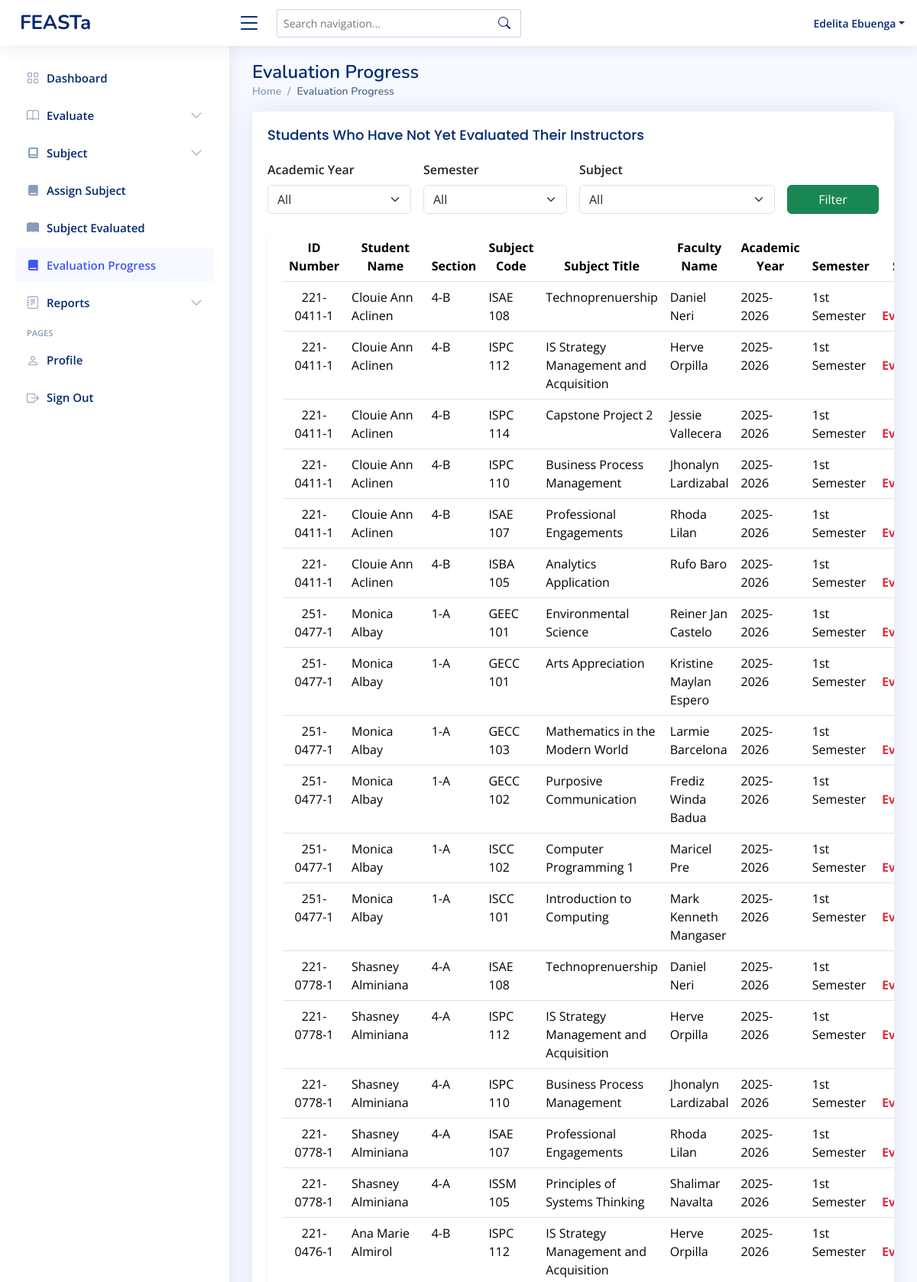
The page /admin-evaluationprogress.php (signed in, upper part) on the database its author committed.
### tables this page shows
CREATE TABLE `student_subject` (
  `idnumber` int(11) NOT NULL,
  `student_id` varchar(11) NOT NULL,
  `subject_code` varchar(11) NOT NULL,
  `academic_year` varchar(9) DEFAULT NULL,
  `semester` varchar(20) DEFAULT NULL,
  `faculty_id` varchar(11) DEFAULT NULL,
  `admin_id` varchar(50) DEFAULT NULL
);

CREATE TABLE `student` (
  `idnumber` varchar(11) NOT NULL,
  `first_name` varchar(50) NOT NULL,
  `mid_name` varchar(50) NOT NULL,
  `last_name` varchar(50) NOT NULL,
  `password` varchar(255) NOT NULL,
  `college` varchar(255) NOT NULL,
  `program` varchar(255) DEFAULT NULL,
  `section` varchar(11) NOT NULL,
  `role` varchar(50) NOT NULL DEFAULT 'student'
);

CREATE TABLE `subject` (
  `idnumber` int(11) NOT NULL,
  `code` varchar(11) NOT NULL,
  `title` varchar(255) NOT NULL,
  `faculty_id` varchar(11) DEFAULT NULL,
  `admin_id` varchar(11) DEFAULT NULL,
  `college` varchar(255) DEFAULT NULL,
  `program` varchar(255) DEFAULT NULL
);

### admin-evaluationprogress.php (the view, shortened to what this page needs)
<?php
include 'conn/conn.php';
$admin_id = $_SESSION['idnumber'];
$dept_query = $conn->prepare("SELECT college_name FROM admin_college WHERE admin_idnumber = ?");
$dept_query->bind_param("s", $admin_id);
$dept_query->execute();
$dept_result = $dept_query->get_result();
$college = [];
while ($row = $dept_result->fetch_assoc()) {
  $college[] = $row['college_name'];
}
$sql = "
SELECT
    s.idnumber AS student_id,
    CONCAT(s.first_name, ' ', s.last_name) AS student_name,
    s.college AS student_college,
    s.section AS student_section,
    subj.code AS subject_code,
    subj.title AS subject_title,
    f.idnumber AS faculty_id,
    CONCAT(f.first_name, ' ', f.last_name) AS faculty_name,
    ss.academic_year,
    ss.semester
FROM student_subject ss
INNER JOIN student s ON s.idnumber = ss.student_id
INNER JOIN subject subj ON subj.code = ss.subject_code
INNER JOIN faculty f ON f.idnumber = ss.faculty_id
LEFT JOIN evaluation e
    ON e.student_id = ss.student_id
    AND e.faculty_id = ss.faculty_id
    AND e.subject_code = ss.subject_code
    AND e.academic_year = ss.academic_year
    AND e.semester = ss.semester
WHERE e.id IS NULL
  AND s.college IN ('" . implode("','", $college) . "')  /* ✅ Only show students in admin’s college */
";
$sql .= " ORDER BY s.last_name, s.first_name ASC";
$result = mysqli_query($conn, $sql);
?>
<!DOCTYPE html>
<html lang="en">
<head>
  <?php include 'head.php' ?>
</head>
<body>
  <?php include 'admin-header.php'; ?>
  <?php include 'admin-sidebar.php'; ?>
  <main id="main" class="main">
    <div class="pagetitle">
      <h1>Evaluation Progress</h1>
      <nav>
        <ol class="breadcrumb">
          <li class="breadcrumb-item"><a href="admin-dashboard.php">Home</a></li>
          <li class="breadcrumb-item active">Evaluation Progress</li>
        </ol>
      </nav>
    </div>
    <section class="section dashboard">
      <div class="card">
        <div class="card-body table-responsive">
          <h5 class="card-title">Students Who Have Not Yet Evaluated Their Instructors</h5>
          <form method="get" class="row g-3 mb-4">
            <div class="col-md-3">
              <label for="year" class="form-label fw-semibold">Academic Year</label>
              <select class="form-select" name="year" id="year">
                <option value="All">All</option>
              </select>
            </div>
            <div class="col-md-3">
              <label for="semester" class="form-label fw-semibold">Semester</label>
              <select class="form-select" name="semester" id="semester">
                <option value="All">All</option>
              </select>
            </div>
            <div class="col-md-4">
              <label for="subject" class="form-label fw-semibold">Subject</label>
              <select class="form-select" name="subject" id="subject">
                <option value="All">All</option>
              </select>
            </div>
            <div class="col-md-2 d-flex align-items-end">
              <button type="submit" class="btn btn-success w-100">Filter</button>
            </div>
          </form>
          <div class="card shadow-sm">
            <div class="card-body">
              <table class="table datatable table-hover">
                <thead class="table text-center">
                  <tr>
                    <th>ID Number</th>
                    <th>Student Name</th>
                    <th>Section</th>
                    <th>Subject Code</th>
                    <th>Subject Title</th>
                    <th>Faculty Name</th>
                    <th>Academic Year</th>
                    <th>Semester</th>
                    <th>Status</th>
                  </tr>
                </thead>
                <tbody>
                  <?php
                  if (mysqli_num_rows($result) > 0) {
                    while ($row = mysqli_fetch_assoc($result)) {
                      echo "<tr>
                              <td class='text-center'>{$row['student_id']}</td>
                              <td>{$row['student_name']}</td>
                              <td>{$row['student_section']}</td>
                              <td>{$row['subject_code']}</td>
                              <td>{$row['subject_title']}</td>
                              <td>{$row['faculty_name']}</td>
                              <td>{$row['academic_year']}</td>
                              <td>{$row['semester']}</td>
                              <td class='text-danger fw-bold text-center'>Not Evaluated</td>
                            </tr>";
                    }
                  } else {
                    echo "<tr><td colspan='9' class='text-center text-muted'>All students have completed their evaluations.</td></tr>";
                  }
                  ?>
                </tbody>
              </table>
            </div>
          </div>
        </div>
      </div>
    </section>
  </main>
</body>
</html>

### assets/css/style.css (style rules this page uses)
:root { scroll-behavior: smooth; }
body { font-family: "Open Sans", sans-serif; background: #f6f9ff; color: #444444; }
a { color: #4154f1; text-decoration: none; }
h1, h2, h3, h4, h5, h6 { font-family: "Nunito", sans-serif; }
#main { margin-top: 60px; padding: 20px 30px; transition: all 0.3s; }
.pagetitle { margin-bottom: 10px; }
.pagetitle h1 { font-size: 24px; margin-bottom: 0; font-weight: 600; color: #012970; }
.card { margin-bottom: 30px; border: none; border-radius: 5px; box-shadow: 0px 0 30px rgba(1, 41, 112, 0.1); }
.card-title { padding: 20px 0 15px 0; font-size: 18px; font-weight: 500; color: #012970; font-family: "Poppins", sans-serif; }
.card-body { padding: 0 20px 20px 20px; }
.breadcrumb { font-size: 14px; font-family: "Nunito", sans-serif; color: #899bbd; font-weight: 600; }
.breadcrumb a { color: #899bbd; transition: 0.3s; }
.breadcrumb .breadcrumb-item::before { color: #899bbd; }
.breadcrumb .active { color: #51678f; font-weight: 600; }
@media (min-width: 1200px) { #main, #footer { margin-left: 300px; } }

### rows shown on the page
student_subject: student.idnumber "221- 0411-1", student_name "Clouie Ann Aclinen", student.section "4-B", subject.code "ISAE 108", subject.title "Technoprenuership", faculty_name "Daniel Neri", academic_year "2025-2026", semester "1st Semester"
student_subject: student.idnumber "221- 0411-1", student_name "Clouie Ann Aclinen", student.section "4-B", subject.code "ISPC 112", subject.title "IS Strategy Management and Acquisition", faculty_name "Herve Orpilla", academic_year "2025-2026", semester "1st Semester"
student_subject: student.idnumber "221- 0411-1", student_name "Clouie Ann Aclinen", student.section "4-B", subject.code "ISPC 114", subject.title "Capstone Project 2", faculty_name "Jessie Vallecera", academic_year "2025-2026", semester "1st Semester"
student_subject: student.idnumber "221- 0411-1", student_name "Clouie Ann Aclinen", student.section "4-B", subject.code "ISPC 110", subject.title "Business Process Management", faculty_name "Jhonalyn Lardizabal", academic_year "2025-2026", semester "1st Semester"
student_subject: student.idnumber "221- 0411-1", student_name "Clouie Ann Aclinen", student.section "4-B", subject.code "ISAE 107", subject.title "Professional Engagements", faculty_name "Rhoda Lilan", academic_year "2025-2026", semester "1st Semester"
student_subject: student.idnumber "221- 0411-1", student_name "Clouie Ann Aclinen", student.section "4-B", subject.code "ISBA 105", subject.title "Analytics Application", faculty_name "Rufo Baro", academic_year "2025-2026", semester "1st Semester"
student_subject: student.idnumber "251-0477-1", student_name "Monica Albay", student.section "1-A", subject.code "GEEC 101", subject.title "Environmental Science", faculty_name "Reiner Jan Castelo", academic_year "2025-2026", semester "1st Semester"
student_subject: student.idnumber "251-0477-1", student_name "Monica Albay", student.section "1-A", subject.code "GECC 101", subject.title "Arts Appreciation", faculty_name "Kristine Maylan Espero", academic_year "2025-2026", semester "1st Semester"
student_subject: student.idnumber "251-0477-1", student_name "Monica Albay", student.section "1-A", subject.code "GECC 103", subject.title "Mathematics in the Modern World", faculty_name "Larmie Barcelona", academic_year "2025-2026", semester "1st Semester"
student_subject: student.idnumber "251-0477-1", student_name "Monica Albay", student.section "1-A", subject.code "GECC 102", subject.title "Purposive Communication", faculty_name "Frediz Winda Badua", academic_year "2025-2026", semester "1st Semester"
student_subject: student.idnumber "251-0477-1", student_name "Monica Albay", student.section "1-A", subject.code "ISCC 102", subject.title "Computer Programming 1", faculty_name "Maricel Pre", academic_year "2025-2026", semester "1st Semester"
student_subject: student.idnumber "251-0477-1", student_name "Monica Albay", student.section "1-A", subject.code "ISCC 101", subject.title "Introduction to Computing", faculty_name "Mark Kenneth Mangaser", academic_year "2025-2026", semester "1st Semester"
student_subject: student.idnumber "221-0778-1", student_name "Shasney Alminiana", student.section "4-A", subject.code "ISAE 108", subject.title "Technoprenuership", faculty_name "Daniel Neri", academic_year "2025-2026", semester "1st Semester"
student_subject: student.idnumber "221-0778-1", student_name "Shasney Alminiana", student.section "4-A", subject.code "ISPC 112", subject.title "IS Strategy Management and Acquisition", faculty_name "Herve Orpilla", academic_year "2025-2026", semester "1st Semester"
student_subject: student.idnumber "221-0778-1", student_name "Shasney Alminiana", student.section "4-A", subject.code "ISPC 110", subject.title "Business Process Management", faculty_name "Jhonalyn Lardizabal", academic_year "2025-2026", semester "1st Semester"
student_subject: student.idnumber "221-0778-1", student_name "Shasney Alminiana", student.section "4-A", subject.code "ISAE 107", subject.title "Professional Engagements", faculty_name "Rhoda Lilan", academic_year "2025-2026", semester "1st Semester"
student_subject: student.idnumber "221-0778-1", student_name "Shasney Alminiana", student.section "4-A", subject.code "ISSM 105", subject.title "Principles of Systems Thinking", faculty_name "Shalimar Navalta", academic_year "2025-2026", semester "1st Semester"
student_subject: student.idnumber "221-0476-1", student_name "Ana Marie Almirol", student.section "4-B", subject.code "ISPC 112", subject.title "IS Strategy Management and Acquisition", faculty_name "Herve Orpilla", academic_year "2025-2026", semester "1st Semester"

### other values the page prints
$_SESSION['first_name'] "Edelita"
$_SESSION['last_name'] "Ebuenga"
